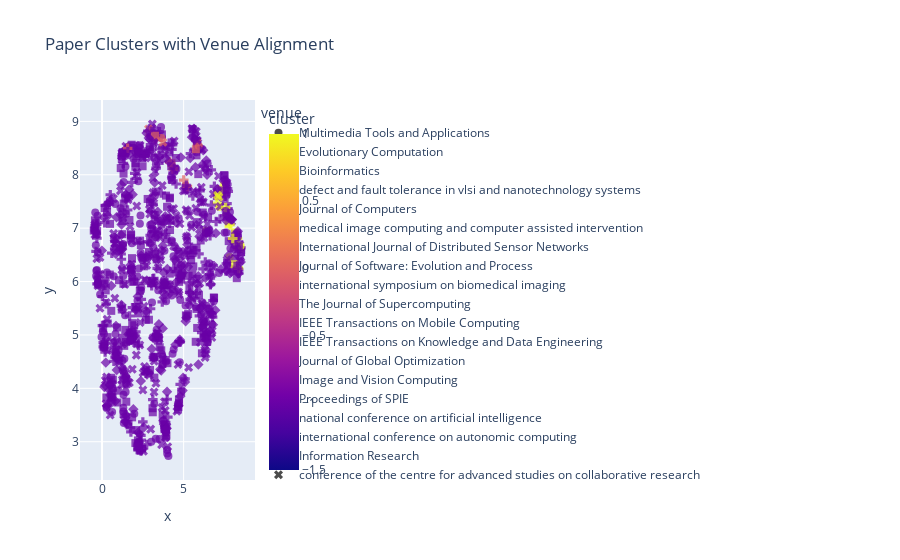

Notebook cell for this chart:
### Markdown cell above
#### Visual

### Code cell
import umap
import plotly.express as px
import matplotlib.pyplot as plt
import seaborn as sns

# df['keywords'] = df.apply(extract_paper_keywords, axis=1)

# 1. Dimensionality Reduction
reducer = umap.UMAP(n_components=2, random_state=42)
embeddings_2d = reducer.fit_transform(embeddings)
df['x'] = embeddings_2d[:, 0]
df['y'] = embeddings_2d[:, 1]

# 2. Interactive Cluster-Venue Plot
fig = px.scatter(df,
                x='x', y='y',
                color='cluster',
                symbol='venue',
                hover_data=['title', 'venue', 'cluster'],
                title='Paper Clusters with Venue Alignment')
fig.update_traces(marker=dict(size=8, opacity=0.7))
fig.show()

# 3. Cluster-Venue Matrix
plt.figure(figsize=(12, 8))
cross_tab = pd.crosstab(df['cluster'], df['venue'])
sns.heatmap(cross_tab, cmap='Blues', annot=True, fmt='d')
plt.title('Cluster-Venue Paper Count Matrix')
plt.show()
